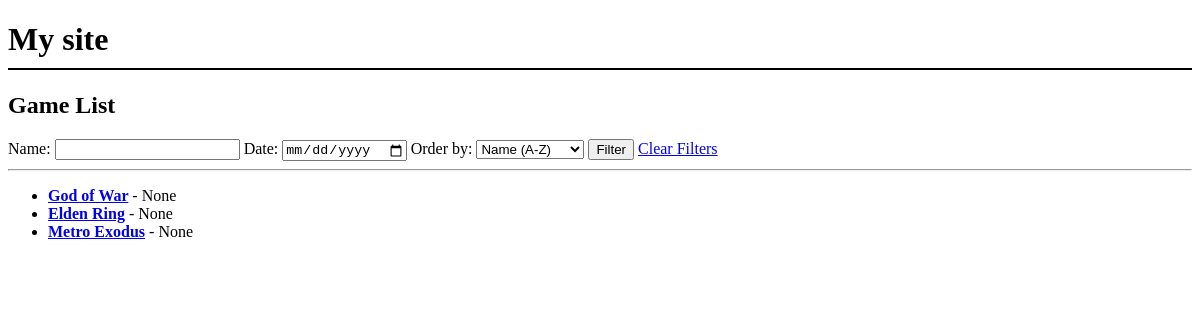
Before: /igre/ with the older database file.
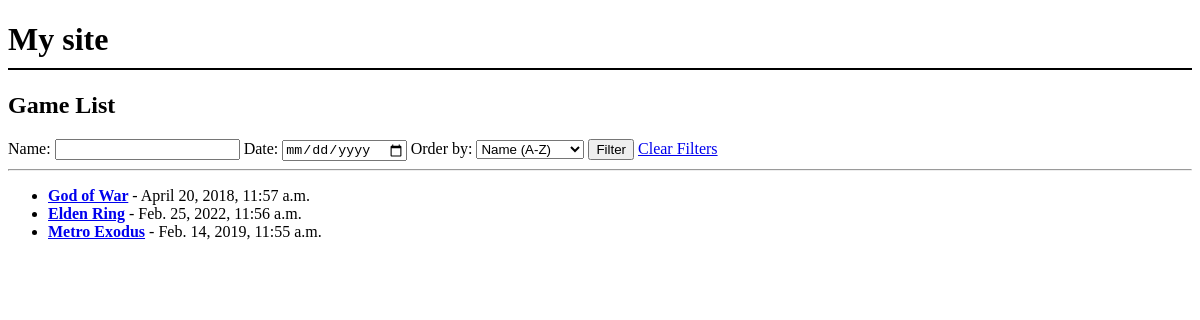
After: the same page with the newer database file.
### main/models.py (models this page shows, shortened)
class Igrica(models.Model):
    igrica_naslov = models.CharField(max_length=255)
    igrica_sadrzaj = models.TextField()
    igrica_vrijeme_objave = models.DateField()

### main/views.py (the view)
# urls.py: path('igre/', IgricaListView.as_view(), name='list'),
class IgricaListView(ListView):
    model = Igrica
    template_name = 'main/list.html'
    context_object_name = 'igre'
    def get_queryset(self):
        queryset = super().get_queryset()
        name_query = self.request.GET.get('name', '')
        date_query = self.request.GET.get('date', '')
        order_query = self.request.GET.get('order', '')
        if name_query:
            queryset = queryset.filter(igrica_naslov__icontains=name_query)
        if date_query:
            queryset = queryset.annotate(date_only=TruncDate('igrica_vrijeme_objave')).filter(date_only=date_query)
        if order_query == 'name_asc':
            queryset = queryset.order_by('igrica_naslov')
        elif order_query == 'name_desc':
            queryset = queryset.order_by('-igrica_naslov')
        elif order_query == 'date_asc':
            queryset = queryset.order_by('igrica_vrijeme_objave')
        elif order_query == 'date_desc':
            queryset = queryset.order_by('-igrica_vrijeme_objave')
        return queryset

### main/templates/main/list.html (shortened to what this page needs)
{% extends 'main/base.html' %}
{% block content %}
    <h2>Game List</h2>
    <form method="get">
        <label for="name">Name:</label>
        <input type="text" id="name" name="name" value="{{ request.GET.name|default:'' }}">
        <label for="date">Date:</label>
        <input type="date" id="date" name="date" value="{{ request.GET.date|default:'' }}">
        <label for="order">Order by:</label>
        <select id="order" name="order">
            <option value="name_asc" {% if request.GET.order == "name_asc" %}selected{% endif %}>Name (A-Z)</option>
        </select>
        <button type="submit">Filter</button>
        <a href="{% url 'main:list' %}">Clear Filters</a>
    </form>
    <hr>
    {% if igre %}
        <ul>
            {% for igrica in igre %}
                <li>
                    <strong>
                        <a href="{% url 'main:detail' igrica.pk %}">{{ igrica.igrica_naslov }}</a>
                    </strong>
                - {{ igrica.igrica_vrijeme_objave }}
                </li>
            {% endfor %}
        </ul>
    {% else %}
        <p>No games found.</p>
    {% endif %}
{% endblock %}

Changed rows visible on the page:
changed Igrica "God of War": igrica_vrijeme_objave "None" → "April 20, 2018, 11:57 a.m."
changed Igrica "Elden Ring": igrica_vrijeme_objave "None" → "Feb. 25, 2022, 11:56 a.m."
changed Igrica "Metro Exodus": igrica_vrijeme_objave "None" → "Feb. 14, 2019, 11:55 a.m."
